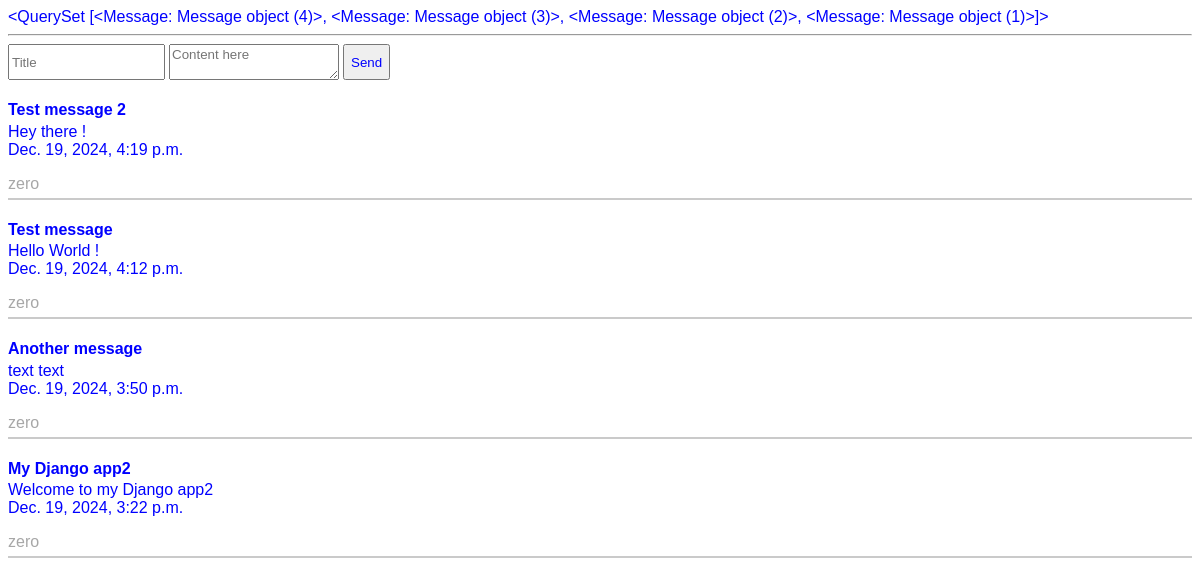
The page / on the database its author committed.
### app2/models.py (models this page shows)
class Message(models.Model):
    title = models.CharField(max_length=100)
    content = models.TextField()
    created_at = models.DateTimeField(auto_now_add=True)
    user = models.ForeignKey(User, on_delete=models.CASCADE)

### app2/views.py (the view)
# urls.py: path('', index),
def index(request):
    if request.method == 'POST':
        title = request.POST.get('title')
        content = request.POST.get('content')
        user = request.user
        Message.objects.create(title=title, content=content, user=user)
    context = {}
    context['messages'] = Message.objects.order_by('-created_at')
    return render(request, template_name='index.html', context=context)

### app2/templates/index.html (shortened to what this page needs)
{% load static %}
<link rel="stylesheet" type="text/css" href="{% static 'css/style.css' %}">
<hr>
<form method="post" action="/" class="form">
    <input type="text" name="title" placeholder="Title">
    <textarea type="text" name="content" placeholder="Content here"></textarea>
    <input type="submit" value="Send">
</form>
<div class="container">
    {% for message in messages %}
        <div class="container-message">
            <div class="container-title">{{ message.title }}</div>
            <div class="container-content">{{ message.content }}</div>
            <div class="container-date">{{ message.created_at }}</div>
            <div class="container-user">{{ message.user.username }}</div>
        </div>
    {% endfor %}
</div>

### app2/static/css/style.css (style rules this page uses)
* { color : blue; font-family:'Gill Sans', 'Gill Sans MT', Calibri, 'Trebuchet MS', sans-serif }
.container { display: flex; flex-direction: column; row-gap: 1rem; }
.container-message { display: flex; flex-direction: column; column-gap: 0.25rem; padding: 5px 0px; border-bottom: 2px solid rgba(80, 80, 80, 0.3); }
.container-title { font-weight: bold; padding-bottom: 3.5px; }
.container-user { padding-top: 1rem; font-size: 1rem; color: rgba(80, 80, 80, 0.5); }
.form { display: flex; flex-direction: row; column-gap: 0.25rem; }

### rows shown on the page
Message: title "Test message 2", content "Hey there !", created_at "Dec. 19, 2024, 4:19 p.m.", user.username "zero"
Message: title "Test message", content "Hello World !", created_at "Dec. 19, 2024, 4:12 p.m.", user.username "zero"
Message: title "Another message", content "text text", created_at "Dec. 19, 2024, 3:50 p.m.", user.username "zero"
Message: title "My Django app2", content "Welcome to my Django app2", created_at "Dec. 19, 2024, 3:22 p.m.", user.username "zero"
